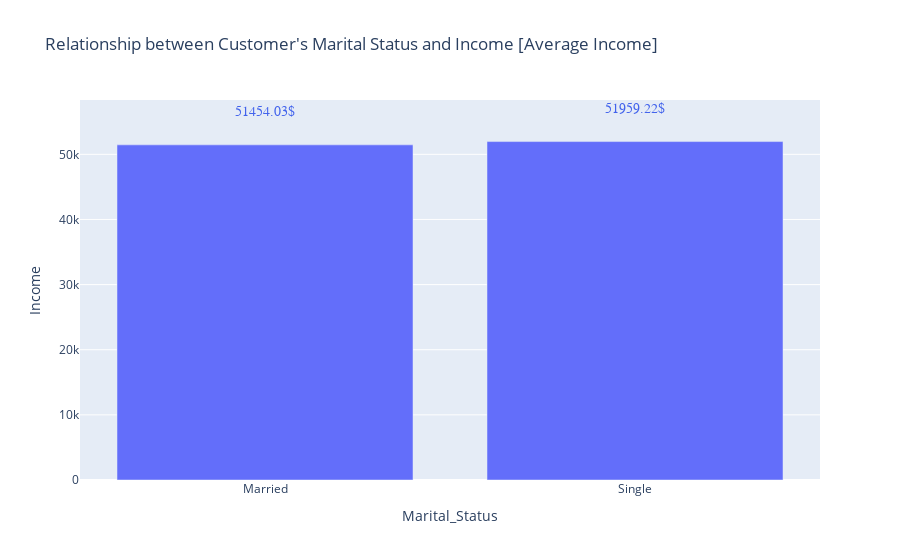

Write notebook code for a chart like this one.
### Markdown cell above
## Marital Status and Income

### Code cell
mask = df_cut.groupby("Marital_Status")["Income"].mean()
mask = mask.reset_index()
fig = px.bar(data_frame=mask, x="Marital_Status", y="Income", height=500,
             title="Relationship between Customer's Marital Status and Income [Average Income]")

annotation = []
for x, y in zip(mask["Marital_Status"], mask["Income"]):
    annotation.append(
        dict(x=x, y=y +5000,
             text=str(round(y, 2)) + '$',
             font=dict(family='Arial', size=14, color='rgb(66, 99, 236)'), showarrow=False)
    )
fig.update_xaxes(categoryorder='array', categoryarray= ["21-30", "31-40"])
fig.update_layout(annotations=annotation)
fig.show()

### Figure 1 — Plotly figure (JSON) as saved in the notebook; plotly's stock layout.template omitted (floating-point values rounded to 4 significant figures)
{"data": [{"alignmentgroup": "True", "hovertemplate": "Marital_Status=%{x}<br>Income=%{y}<extra></extra>", "legendgroup": "", "marker": {"color": "#636efa", "pattern": {"shape": ""}}, "name": "", "offsetgroup": "", "orientation": "v", "showlegend": false, "textposition": "auto", "type": "bar", "x": ["Married", "Single"], "xaxis": "x", "y": [51450.0, 51960.0], "yaxis": "y"}], "layout": {"annotations": [{"font": {"color": "rgb(66, 99, 236)", "family": "Arial", "size": 14}, "showarrow": false, "text": "51454.03$", "x": "Married", "y": 56450.0}, {"font": {"color": "rgb(66, 99, 236)", "family": "Arial", "size": 14}, "showarrow": false, "text": "51959.22$", "x": "Single", "y": 56960.0}], "autosize": true, "barmode": "relative", "legend": {"tracegroupgap": 0}, "title": {"text": "Relationship between Customer's Marital Status and Income [Average Income]"}, "xaxis": {"anchor": "y", "autorange": true, "categoryarray": ["21-30", "31-40"], "categoryorder": "array", "domain": [0, 1], "range": [1.5, 3.5], "title": {"text": "Marital_Status"}, "type": "category"}, "yaxis": {"anchor": "x", "autorange": true, "domain": [0, 1], "range": [0, 58800.0], "title": {"text": "Income"}, "type": "linear"}}}
